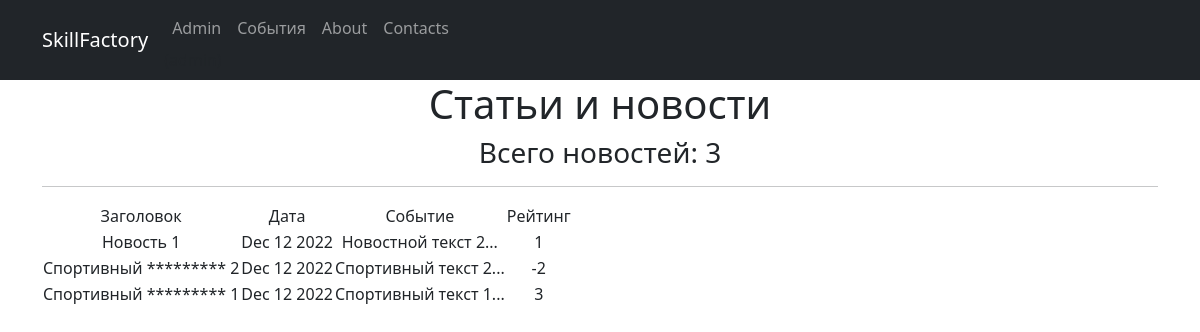
Page /news/ on the committed database.
### News/models.py (models this page shows, shortened)
class Post(models.Model):
    type = models.CharField(max_length=255, choices=TYPE, default=article)
    creation_time = models.DateTimeField(auto_now_add=True)
    title = models.CharField(max_length=255)
    text = models.TextField()
    rating = models.IntegerField(default=0)
    author = models.ForeignKey(Author, on_delete=models.CASCADE)
    category = models.ManyToManyField(Category)
    def preview(self):
        return f"{self.text[:124]}..."

### News/views.py (the view)
# urls.py: path('', PostsList.as_view()),
class PostsList(ListView):
    model = Post
    ordering = '-creation_time'
    template_name = 'news.html'
    context_object_name = 'news'
    def get_context_data(self, **kwargs):
        context = super().get_context_data(**kwargs)
        context['time_now'] = datetime.utcnow()
        context['next_sale'] = None
        context['next_sale'] = "Распродажа в среду!"
        return context

### News/templatetags/custom_filters.py (called while the page is built)
@register.filter()
def censor(t):
    txt = t.split()
    for i in range(len(txt)):
        if txt[i] in censor_list:
            stars_num = '*'*len(txt[i])
            txt[i] = ''.join(stars_num)
    res = ' '.join(txt)
    return f'{res}'

### templates/news.html (shortened to what this page needs)
{% extends 'flatpages/default.html' %}
{% load custom_filters %}!
{% load custom_tags %}
{% block content %}
   <h1>Статьи и новости</h1>
   <h3>Всего новостей: {{ news|length }}</h3>
   <hr>
   {% if news %}
       <table>
           <tr>
               <td>Заголовок</td>
               <td>Дата</td>
               <td>Событие</td>
               <td>Рейтинг</td>
           </tr>
           {% for post in news %}
           <tr>
               <td>{{ post.title|truncatewords:3|censor }}</td>
               <td>{{ post.creation_time|date:'M d Y' }}</td>
               <td>{{ post.preview|censor }}</td>
               <td>{{ post.rating }}</td>
           </tr>
           {% endfor %}
       </table>
   {% else %}
       <h2>Статей нет!</h2>
   {% endif %}
{% endblock content %}

### templates/flatpages/default.html (shortened to what this page needs)
<!DOCTYPE html>
<html lang="en">
    <head>
        {% load static %}
        <link href="{% static 'css/styles.css' %}" rel="stylesheet" />
    </head>
    <body>
        <nav class="navbar navbar-expand-lg navbar-dark bg-dark static-top">
   <div class="container">
       <a class="navbar-brand" href="#">SkillFactory</a>
       <div class="collapse navbar-collapse" id="navbarResponsive">
           <ul class="navbar-nav ml-auto">
               <li class="nav-item active">
                   <a class="nav-link" href="/admin/">Admin</a>
                       <span class="sr-only">(admin)</span>
               </li>
               <li class="nav-item">
                   <a class="nav-link" href="/news/">События</a>
               </li>
               <li class="nav-item">
                   <a class="nav-link" href="/about/">About</a>
               </li>
               <li class="nav-item">
                   <a class="nav-link" href="/contacts/">Contacts</a>
               </li>
           </ul>
       </div>
   </div>
</nav>
        <div class="container">
           <div class="row">
               <div class="col-lg-12 text-center">
                   {% block content %}{% endblock content %}
               </div>
           </div>
</div>
    </body>
</html>

### rows in the picture
Post: title|censor "Новость 1", creation_time "Dec 12 2022", preview|censor "Новостной текст 2...", rating "1"
Post: title|censor "Спортивный ********* 2", creation_time "Dec 12 2022", preview|censor "Спортивный текст 2...", rating "-2"
Post: title|censor "Спортивный ********* 1", creation_time "Dec 12 2022", preview|censor "Спортивный текст 1...", rating "3"

### other values in the picture
{{ news|length }} "3"
